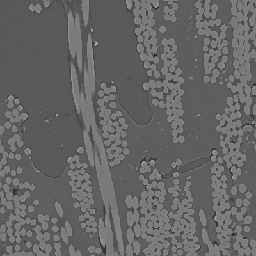
#> input picture images/gfrp.tif, 256 x 256 px, shrunk from 400 x 400 before the run, found by its file name
$ python train_svm.py
#> lines starting #> are read from the running program, lines starting #| are printed output that depends on the picture
### features.py
#!/usr/bin/env python3
# -*- coding: utf-8 -*-
"""
Created on Mon Jul 13 10:43:51 2020

@author: vianna
"""
import numpy as np
import pandas as pd
import cv2
from skimage.filters import gaussian, median, roberts, sobel, scharr, prewitt
from skimage.filters.rank import entropy
from skimage.morphology import disk


def extract_feature(img):

    # Create Empty DataFrame
    # --------------------------------------------------------------
    df = pd.DataFrame()

    # Add original pixel value to the data as feature 1
    # --------------------------------------------------------------
    img_array = img.reshape(-1)         # Reshape picture into single collum
    df['Original Image']= img_array     # Include in dataframe

    # Add Entropy
    # --------------------------------------------------------------
    entropy_img=entropy(img,disk(5))
    entropy_imgarray=entropy_img.reshape(-1)
    df['Entropy']= entropy_imgarray

    # Add Gaussian (blur)
    # --------------------------------------------------------------
    img_gaussian = gaussian(img, sigma=3)
    img_gaussian_array = img_gaussian.reshape(-1)
    df['Gaussian']= img_gaussian_array

    # Add Gaussian (blur)
    # --------------------------------------------------------------
    img_gaussian = gaussian(img, sigma=7)
    img_gaussian_array = img_gaussian.reshape(-1)
    df['Gaussian']= img_gaussian_array

    # Add Gaussian (blur)
    # --------------------------------------------------------------
    img_gaussian = gaussian(img, sigma=10)
    img_gaussian_array = img_gaussian.reshape(-1)
    df['Gaussian']= img_gaussian_array

    # Add Median (blur)
    # --------------------------------------------------------------
    img_median = median(img, np.ones((3,3)))
    img_median_array = img_median.reshape(-1)
    df['Median']= img_median_array

    # Add Roberts Edge
    # --------------------------------------------------------------
    img_roberts = roberts(img)
    img_roberts_array = img_roberts.reshape(-1)
    df['Roberts']= img_roberts_array

    # Add Sobel Edge
    # --------------------------------------------------------------
    img_sobel = sobel(img)
    img_sobel_array = img_sobel.reshape(-1)
    df['Sobel']= img_sobel_array

    # Add Scharr Edge
    # --------------------------------------------------------------
    img_scharr = scharr(img)
    img_scharr_array = img_scharr.reshape(-1)
    df['Scharr']= img_scharr_array

    # Add Prewitt Edge
    # --------------------------------------------------------------
    img_prewitt = prewitt(img)
    img_prewitt_array = img_prewitt.reshape(-1)
    df['Prewitt']= img_prewitt_array

    # Add Canny Edge
    # --------------------------------------------------------------
    img_canny = cv2.Canny(img, 100, 200)
    img_canny_array = img_canny.reshape(-1)
    df['Canny Edge']= img_canny_array

    #import matplotlib.pyplot as plt
    #plt.imshow(entropy_img)

    return df

### train_svm.py
# ------------------------------------------------------------------
#  Code to perform image segmentation using machine learning algorithms
#  Autor: Rafael Vianna
#  Date: 2020 July
# -----------------------------------------------------------------
import numpy as np
import pandas as pd
import cv2
import matplotlib.pyplot as plt
from features import extract_feature
import time

# ------------------------------------------------------------------
# -------------------------- Import Images -------------------------
# ------------------------------------------------------------------
name = "gfrp"

# Import original image
# ------------------------------------------------------------------
img = cv2.imread(name +'.tif')
#> img is the input picture: shape (256, 256, 3); min 41, max 166, mean 102.1
img = cv2.cvtColor(img, cv2.COLOR_BGR2GRAY)
#> img: shape (256, 256)

# Import labeled image and add to dataframe
# ------------------------------------------------------------------
labeled = cv2.imread('labeled_'+ name +'.tif')
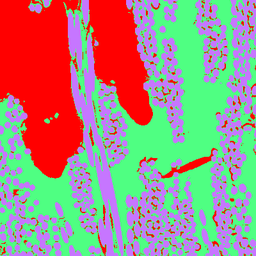
#> input picture images/labeled_gfrp.tif, 256 x 256 px, shrunk from 400 x 400 before the run, found by its file name
#> labeled is the input picture: shape (256, 256, 3); mean B, G, R 132.3, 143.1, 163
labeled = cv2.cvtColor(labeled, cv2.COLOR_BGR2GRAY)
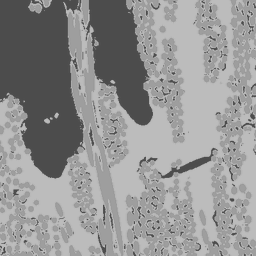
#> labeled: shape (256, 256); min 75, max 196, mean 147.8

# ------------------------------------------------------------------
# ------------------------ DataFrame Creation ----------------------
# ------------------------------------------------------------------

# Feature Extraction
# ------------------------------------------------------------------
df=extract_feature(img)
#> in extract_feature, `entropy_img=entropy(img,disk(5))`:
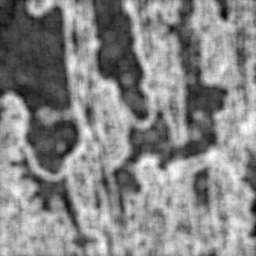
#> entropy_img: shape (256, 256) float64; min 1.27, max 5.14, mean 3.32; drawn with min black and max white
#> in extract_feature, `img_gaussian = gaussian(img, sigma=3)`:
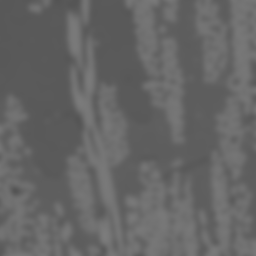
#> img_gaussian: shape (256, 256) float64; min 0.331, max 0.488, mean 0.4
#> in extract_feature, `img_sobel = sobel(img)`:
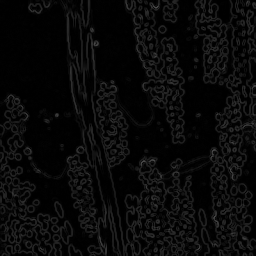
#> img_sobel: shape (256, 256) float64; min 0, max 0.305, mean 0.0379
#> in extract_feature, `img_prewitt = prewitt(img)`:
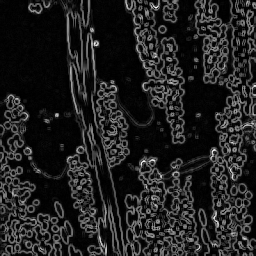
#> img_prewitt: shape (256, 256) float64; min 0, max 0.286, mean 0.0372; drawn with min black and max white
#> in extract_feature, `img_canny = cv2.Canny(img, 100, 200)`:
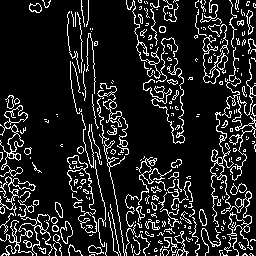
#> img_canny: shape (256, 256); 13.4% white in thin lines or dots
#> df = table of 65536 rows and 9 columns


# Add labeled data
# ------------------------------------------------------------------
labeled_array = labeled.reshape(-1)
df['Label']= labeled_array

# Plot dataframe
# ------------------------------------------------------------------
print("DataFrame:")
print(df.head())
#> (printed output is left out)


# ------------------------------------------------------------------
# ------------------------ Training Classifier ---------------------
# ------------------------------------------------------------------


# Dependent variables
# ------------------------------------------------------------------
Y= df['Label'].values

# Independent variables
# ------------------------------------------------------------------
X= df.drop(labels = ['Label'], axis=1)
#> X = table of 65536 rows and 9 columns

# Split data into test and train
# ------------------------------------------------------------------
from sklearn.model_selection import train_test_split
X_train, X_test, Y_train, Y_test = train_test_split(X, Y, test_size=0.3, random_state = 10)
#> X_train = table of 45875 rows and 9 columns; X_test = table of 19661 rows and 9 columns; Y_test = 19661 values, max 193 at index 6778, min 76 at index 2, mean 147.9
#> (the run stopped early here; a loop or call above may not have finished)
